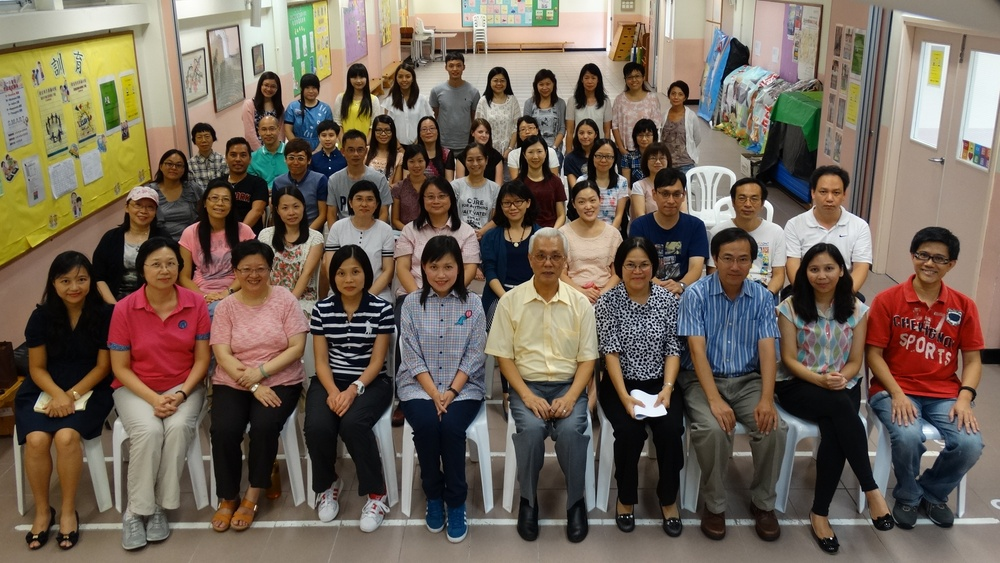
#> input picture 机器学习/Haar特征+adaboost分类器人脸识别/somePeople.jpg, 1000 x 563 px, shrunk from 2454 x 1381 before the run
$ python 'Haar特征+adaboost分类器人脸识别.py'
#> lines starting #> are read from the running program, lines starting #| are printed output that depends on the picture; after the words box and inside, x2 and y2 are one past the last pixel; in counts of white or black regions, pixels touching at a corner belong together
import cv2

# 特征->像素经过运算后得到的结果（具体的值 向量 矩阵 多维数组）
# 如何利用特征区分目标？ 阈值判决
# 如何得到特征

# 1 load xml 2 load jpg 3 haar(opencv已完成) gray 4detect 5 draw

#load xml
xmlFace=cv2.CascadeClassifier('xml/haarcascade_frontalface_default.xml')
#load jpg
imgFace=cv2.imread("somePeople.jpg")
#> imgFace is the input picture: shape (563, 1000, 3); mean B, G, R 88.8, 101.8, 115.1
#haar(opencv已完成) gray
imgGray=cv2.cvtColor(imgFace,cv2.COLOR_BGR2GRAY)
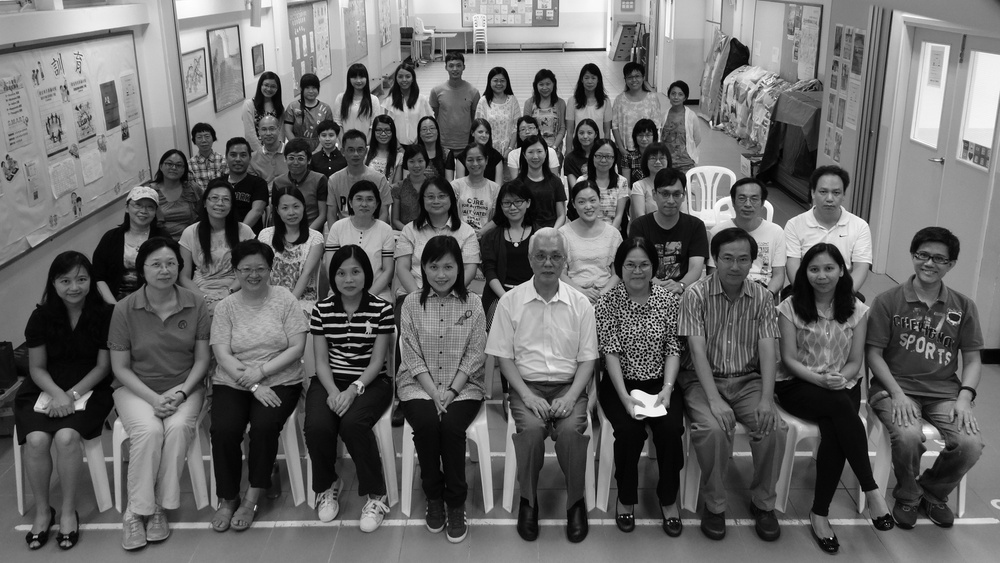
#> imgGray: shape (563, 1000); min 0, max 255, mean 104.3
#detect 检测人脸 1灰度图片 2缩放系数 3人脸最小的像素值
faces=xmlFace.detectMultiScale(imgGray,1.3,5)
#> faces = 19 rows, first 6: [522, 142, 26, 26], [222, 142, 32, 32], [463, 149, 27, 27], [161, 154, 26, 26], [420, 184, 32, 32], [205, 187, 30, 30]
print('人脸个数=',len(faces))
#| 人脸个数= 19
#drow
for (x,y,w,h) in faces:
    cv2.rectangle(imgFace,(x,y),(x+w,y+h),(0,0,255),2)
#> this loop made 19 passes
#> (x, y, w, h) on passes 1 to 12: (522, 142, 26, 26), (222, 142, 32, 32), (463, 149, 27, 27), (161, 154, 26, 26), (420, 184, 32, 32), (205, 187, 30, 30), (350, 188, 29, 29), (276, 196, 30, 30), (809, 176, 42, 42), (651, 179, 39, 39), (731, 185, 34, 34), (619, 250, 36, 36)
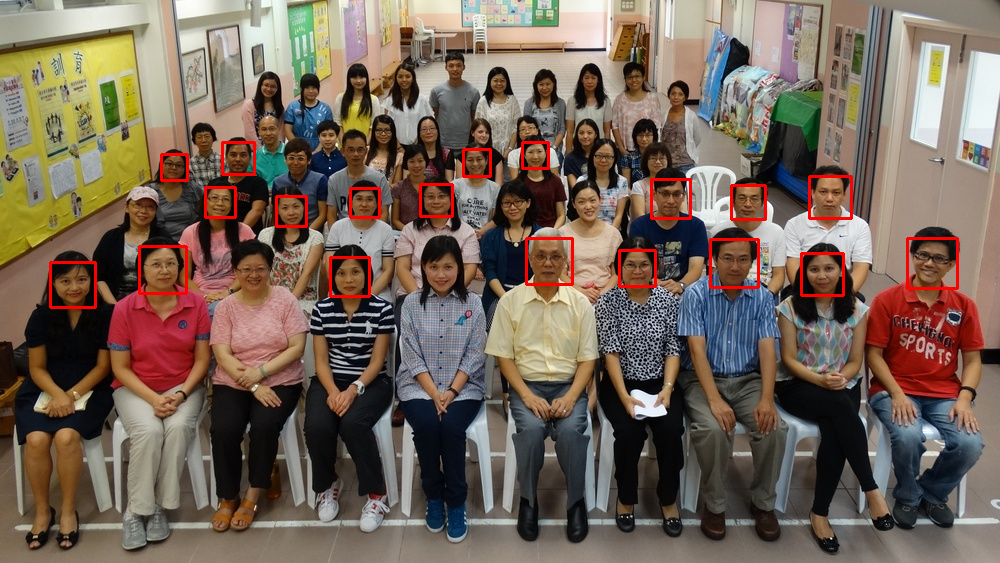
#> imgFace: shape (563, 1000, 3); 1.48% of pixels changed, all inside (x1, y1, x2, y2) = (49, 141, 959, 309)
cv2.imshow('faces',imgFace)
cv2.imwrite("findFaces.jpg",imgFace)
cv2.waitKey(0)
